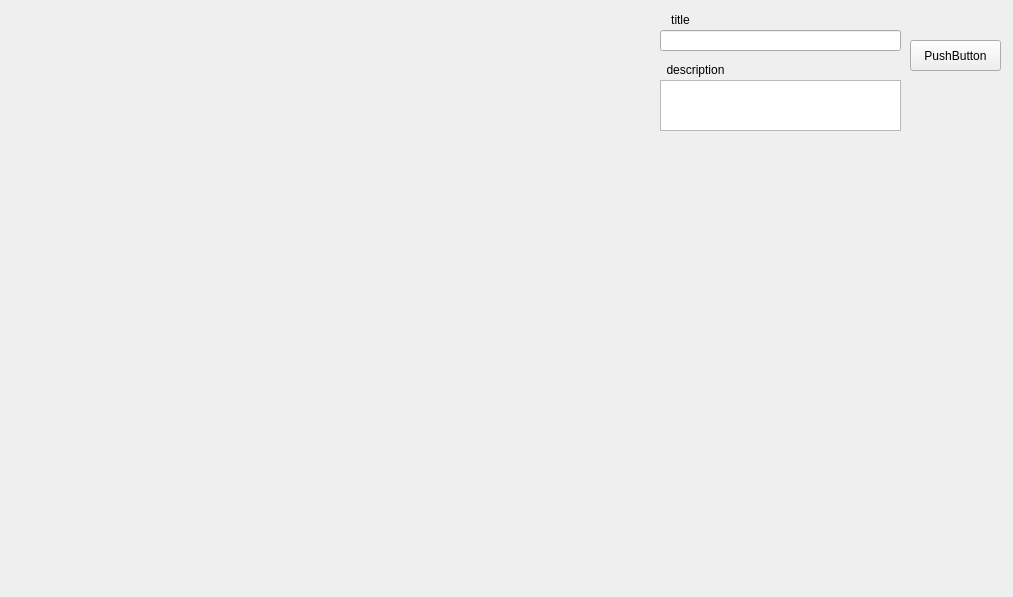
<?xml version="1.0" encoding="UTF-8"?>
<ui version="4.0">
 <class>MainWindow</class>
 <widget class="QMainWindow" name="MainWindow">
  <property name="geometry">
   <rect>
    <x>0</x>
    <y>0</y>
    <width>1013</width>
    <height>597</height>
   </rect>
  </property>
  <property name="windowTitle">
   <string>MainWindow</string>
  </property>
  <widget class="QWidget" name="centralwidget">
   <widget class="QPushButton" name="btn_add_task">
    <property name="geometry">
     <rect>
      <x>910</x>
      <y>40</y>
      <width>91</width>
      <height>31</height>
     </rect>
    </property>
    <property name="text">
     <string>PushButton</string>
    </property>
   </widget>
   <widget class="QTextEdit" name="dec_text_box">
    <property name="geometry">
     <rect>
      <x>660</x>
      <y>80</y>
      <width>241</width>
      <height>51</height>
     </rect>
    </property>
   </widget>
   <widget class="QLabel" name="label">
    <property name="geometry">
     <rect>
      <x>660</x>
      <y>10</y>
      <width>41</width>
      <height>20</height>
     </rect>
    </property>
    <property name="text">
     <string>title</string>
    </property>
    <property name="alignment">
     <set>Qt::AlignCenter</set>
    </property>
   </widget>
   <widget class="QLabel" name="label_2">
    <property name="geometry">
     <rect>
      <x>660</x>
      <y>60</y>
      <width>71</width>
      <height>20</height>
     </rect>
    </property>
    <property name="text">
     <string>description</string>
    </property>
    <property name="alignment">
     <set>Qt::AlignCenter</set>
    </property>
   </widget>
   <widget class="QLineEdit" name="title_text">
    <property name="geometry">
     <rect>
      <x>660</x>
      <y>30</y>
      <width>241</width>
      <height>21</height>
     </rect>
    </property>
   </widget>
   <widget class="QWidget" name="gridLayoutWidget">
    <property name="geometry">
     <rect>
      <x>9</x>
      <y>9</y>
      <width>641</width>
      <height>581</height>
     </rect>
    </property>
    <layout class="QGridLayout" name="grid_Layout">
     <property name="leftMargin">
      <number>25</number>
     </property>
     <property name="topMargin">
      <number>25</number>
     </property>
     <property name="rightMargin">
      <number>25</number>
     </property>
     <property name="bottomMargin">
      <number>25</number>
     </property>
     <property name="horizontalSpacing">
      <number>5</number>
     </property>
     <property name="verticalSpacing">
      <number>10</number>
     </property>
    </layout>
   </widget>
  </widget>
 </widget>
 <resources/>
 <connections/>
</ui>
